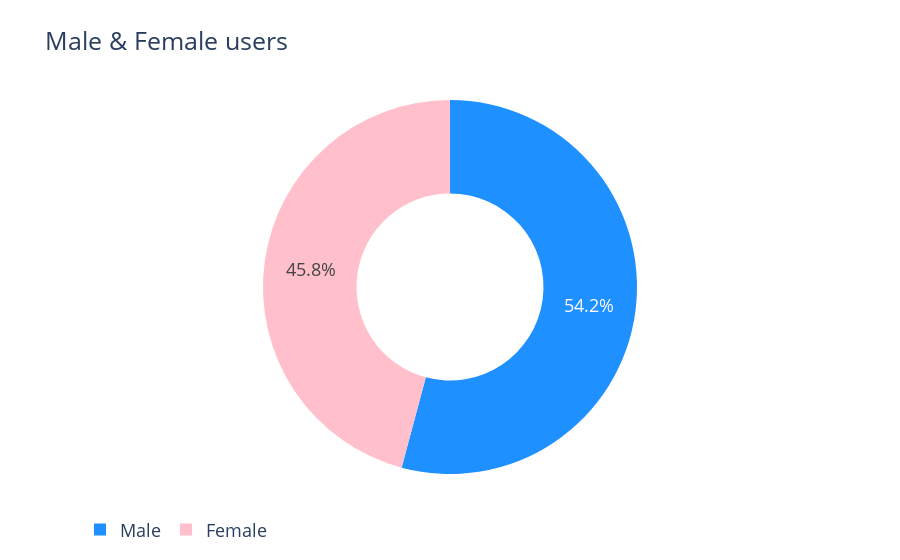

This figure's notebook cell:
### Code cell
gender_counts = users['Gender'].value_counts()

colors1 = ['dodgerblue', 'pink']

pie = go.Pie(labels=gender_counts.index,
             values=gender_counts.values,
             marker=dict(colors=colors1),
             hole=0.5)

layout = go.Layout(title='Male & Female users', font=dict(size=18), legend=dict(orientation='h'))

fig = go.Figure(data=[pie], layout=layout)
py.iplot(fig)

### Figure 1 — Plotly figure (JSON) as saved in the notebook; plotly's stock layout.template omitted (floating-point values rounded to 4 significant figures)
{"data": [{"hole": 0.5, "labels": ["Male", "Female"], "marker": {"colors": ["dodgerblue", "pink"]}, "type": "pie", "values": [13, 11]}], "layout": {"autosize": true, "font": {"size": 18}, "legend": {"orientation": "h"}, "title": {"text": "Male & Female users"}}}
